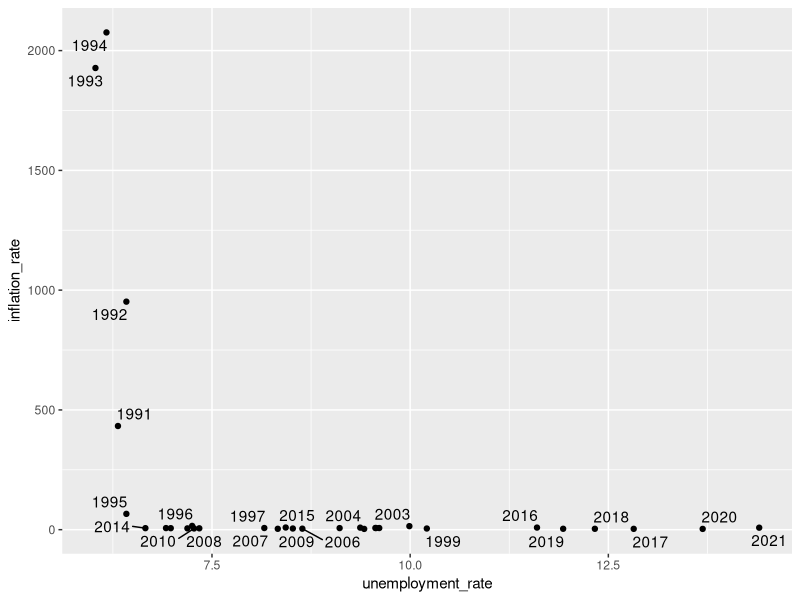

This chart was generated by the following R code: (Note: this script raises an error after producing the figure.)
library(tidyverse)
library(ggrepel)


dat <- read_csv("inf_data.csv")



####

brazil <- dat %>% 
  filter(country %in% "Brazil") %>% 
  mutate(change_inflation = inflation_rate - lag(inflation_rate, 1))


brazil %>% 
  write_csv("brazil.csv")


japan <- dat %>% 
  filter(country %in% "Japan") %>% 
  mutate(change_inflation = inflation_rate - lag(inflation_rate, 1))


japan %>% 
  write_csv("japan.csv")


nigeria <- dat %>% 
  filter(country %in% "Nigeria") %>% 
  mutate(change_inflation = inflation_rate - lag(inflation_rate, 1))



nigeria %>% 
  write_csv("nigeria.csv")


sweden <- dat %>% 
  filter(country %in% "Sweden") %>% 
  mutate(change_inflation = inflation_rate - lag(inflation_rate, 1))



sweden %>% 
  write_csv("sweden.csv")



india <- dat %>% 
  filter(country %in% "India") %>% 
  mutate(change_inflation = inflation_rate - lag(inflation_rate, 1))



india %>% 
  write_csv("india.csv")


####

dat %>% 
  filter(country %in% "Brazil") %>% 
  ggplot(aes(x = unemployment_rate, y = inflation_rate)) +
  geom_point() +
  geom_text_repel(aes(label = year))

dat %>% 
  filter(country %in% "Brazil") %>% 
  ggplot(aes(x = unemployment_rate, y = change_inflation)) +
  geom_point() +
  geom_text_repel(aes(label = year))



dat %>% 
  filter(country %in% "Japan") %>% 
  ggplot(aes(x = unemployment_rate, y = inflation_rate)) +
  geom_point()

dat %>% 
  filter(country %in% "Japan") %>% 
  ggplot(aes(x = unemployment_rate, y = change_inflation)) +
  geom_point() +
  geom_text_repel(aes(label = year))


dat %>% 
  filter(country %in% "Nigeria") %>% 
  ggplot(aes(x = unemployment_rate, y = inflation_rate)) +
  geom_point()


dat %>% 
  filter(country %in% "Sweden") %>% 
  ggplot(aes(x = unemployment_rate, y = inflation_rate)) +
  geom_point()


dat %>% 
  filter(country %in% "India") %>% 
  ggplot(aes(x = unemployment_rate, y = inflation_rate)) +
  geom_point()

